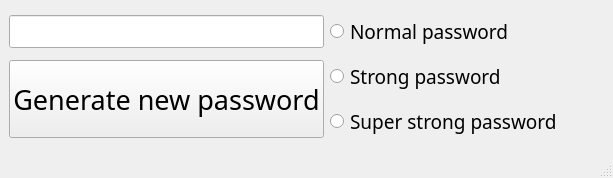
<?xml version="1.0" encoding="UTF-8"?>
<ui version="4.0">
 <class>MainWindow</class>
 <widget class="QMainWindow" name="MainWindow">
  <property name="geometry">
   <rect>
    <x>0</x>
    <y>0</y>
    <width>613</width>
    <height>178</height>
   </rect>
  </property>
  <property name="windowTitle">
   <string>MainWindow</string>
  </property>
  <widget class="QWidget" name="centralwidget">
   <layout class="QGridLayout" name="gridLayout">
    <item row="2" column="1">
     <widget class="QRadioButton" name="radio_3">
      <property name="sizePolicy">
       <sizepolicy hsizetype="Minimum" vsizetype="Fixed">
        <horstretch>0</horstretch>
        <verstretch>0</verstretch>
       </sizepolicy>
      </property>
      <property name="font">
       <font>
        <family>Segoe Script</family>
        <pointsize>14</pointsize>
       </font>
      </property>
      <property name="text">
       <string>Super strong password</string>
      </property>
     </widget>
    </item>
    <item row="1" column="1">
     <widget class="QRadioButton" name="radio_2">
      <property name="sizePolicy">
       <sizepolicy hsizetype="Minimum" vsizetype="Fixed">
        <horstretch>0</horstretch>
        <verstretch>0</verstretch>
       </sizepolicy>
      </property>
      <property name="font">
       <font>
        <family>Segoe Script</family>
        <pointsize>14</pointsize>
       </font>
      </property>
      <property name="text">
       <string>Strong password</string>
      </property>
     </widget>
    </item>
    <item row="0" column="1">
     <widget class="QRadioButton" name="radio_1">
      <property name="sizePolicy">
       <sizepolicy hsizetype="Minimum" vsizetype="Fixed">
        <horstretch>0</horstretch>
        <verstretch>0</verstretch>
       </sizepolicy>
      </property>
      <property name="font">
       <font>
        <family>Segoe Script</family>
        <pointsize>14</pointsize>
       </font>
      </property>
      <property name="text">
       <string>Normal password</string>
      </property>
     </widget>
    </item>
    <item row="0" column="0">
     <widget class="QLineEdit" name="text_box">
      <property name="sizePolicy">
       <sizepolicy hsizetype="Minimum" vsizetype="Minimum">
        <horstretch>0</horstretch>
        <verstretch>0</verstretch>
       </sizepolicy>
      </property>
     </widget>
    </item>
    <item row="1" column="0" rowspan="2">
     <widget class="QPushButton" name="btn_generate">
      <property name="sizePolicy">
       <sizepolicy hsizetype="Minimum" vsizetype="Minimum">
        <horstretch>0</horstretch>
        <verstretch>0</verstretch>
       </sizepolicy>
      </property>
      <property name="font">
       <font>
        <family>Segoe Print</family>
        <pointsize>20</pointsize>
       </font>
      </property>
      <property name="text">
       <string>Generate new password</string>
      </property>
     </widget>
    </item>
   </layout>
  </widget>
  <widget class="QMenuBar" name="menubar">
   <property name="geometry">
    <rect>
     <x>0</x>
     <y>0</y>
     <width>613</width>
     <height>22</height>
    </rect>
   </property>
  </widget>
  <widget class="QStatusBar" name="statusbar"/>
 </widget>
 <resources/>
 <connections/>
</ui>
